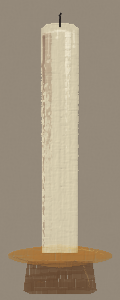
#> input picture paintings/Claude/the_curator/candle/painting.png, 120 x 300 px, given in place of candle_rgb.png, which was not available
$ python compare4x.py
#> lines starting #> are read from the running program, lines starting #| are printed output that depends on the picture; after the words box and inside, x2 and y2 are one past the last pixel; in counts of white or black regions, pixels touching at a corner belong together; pictures that were not available may be replaced by others from this repository, and a replacement may not be noted
"""The candle painted at 4x (candle4x/candle_rgb.png) reduced to 120x300, against the shipped 1x run."""
import numpy as np
from PIL import Image
Q = "/tmp/claude-0/-home-user-projects/effc84d7-d7e9-5d60-848f-887f6f888335/scratchpad/q2/"
A = "/home/user/projects/the-curator/game/art/easel/"
one = Image.open(Q + "candle/candle_rgb.png").convert("RGB")
#> one is the input picture: PIL image 120x300 RGB; mean R, G, B 160.6, 147.2, 127
small = Image.open(Q + "candle4x/candle_rgb.png").convert("RGB").resize(one.size, Image.LANCZOS)
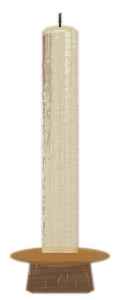
#> input picture paintings/Claude/the_curator/candle/candle.png, 120 x 300 px, given in place of candle_rgb.png, which was not available
small.save(Q + "candle4x/candle_4x_down.png")
al = np.asarray(Image.open(A + "candle.png").convert("RGBA"))[:, :, 3] > 128
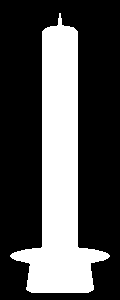
#> al: shape (300, 120) bool; 31.2% white; 1 white region, box (x1, y1, x2, y2) and area: (10, 13, 110, 293) 11224
for name, im in (("1x", one), ("4x reduced", small)):
    V = (np.asarray(im).astype(float) / 255) @ [0.2126, 0.7152, 0.0722]
    top = V[30:80, 45:75][al[30:80, 45:75]]
    print(f"{name:11s} wax top (y 30-80): mean value {top.mean():.2f}, 95th pct {np.percentile(top, 95):.2f}")
#> this loop made 2 passes
#> name on passes 1 to 2: '1x', '4x reduced'
#| 1x          wax top (y 30-80): mean value 0.78, 95th pct 0.87
#| 4x reduced  wax top (y 30-80): mean value 0.78, 95th pct 0.87
#> pass 1, `V = (np.asarray(im).astype(float) / 255) @ [0.2126, 0.7152, 0.0722]`:
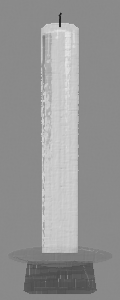
#> V: shape (300, 120) float64; min 0.109, max 0.902, mean 0.583
bg = Image.new("RGB", one.size, (96, 92, 88))
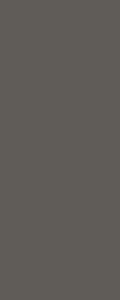
#> bg: PIL image 120x300 RGB; mean R, G, B 96, 92, 88
pair = Image.new("RGB", (one.size[0] * 2 + 10, one.size[1]), (40, 40, 40))
#> pair: PIL image 250x300 RGB; every value is 40
alpha = Image.open(A + "candle.png").getchannel("A")
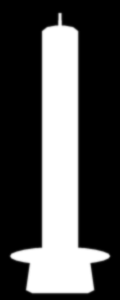
#> alpha: PIL image 120x300 L; min 0, max 255, mean 80
for i, im in enumerate((one, small)):
    pair.paste(Image.composite(im, bg, alpha), (i * (one.size[0] + 10), 0))
#> this loop made 2 passes
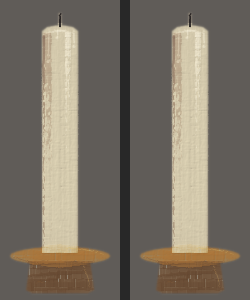
#> pair: PIL image 250x300 RGB; mean R, G, B 121.2, 113.1, 101.3
pair.resize((pair.size[0] * 2, pair.size[1] * 2), Image.NEAREST).save(Q + "candle4x/pair.png")
